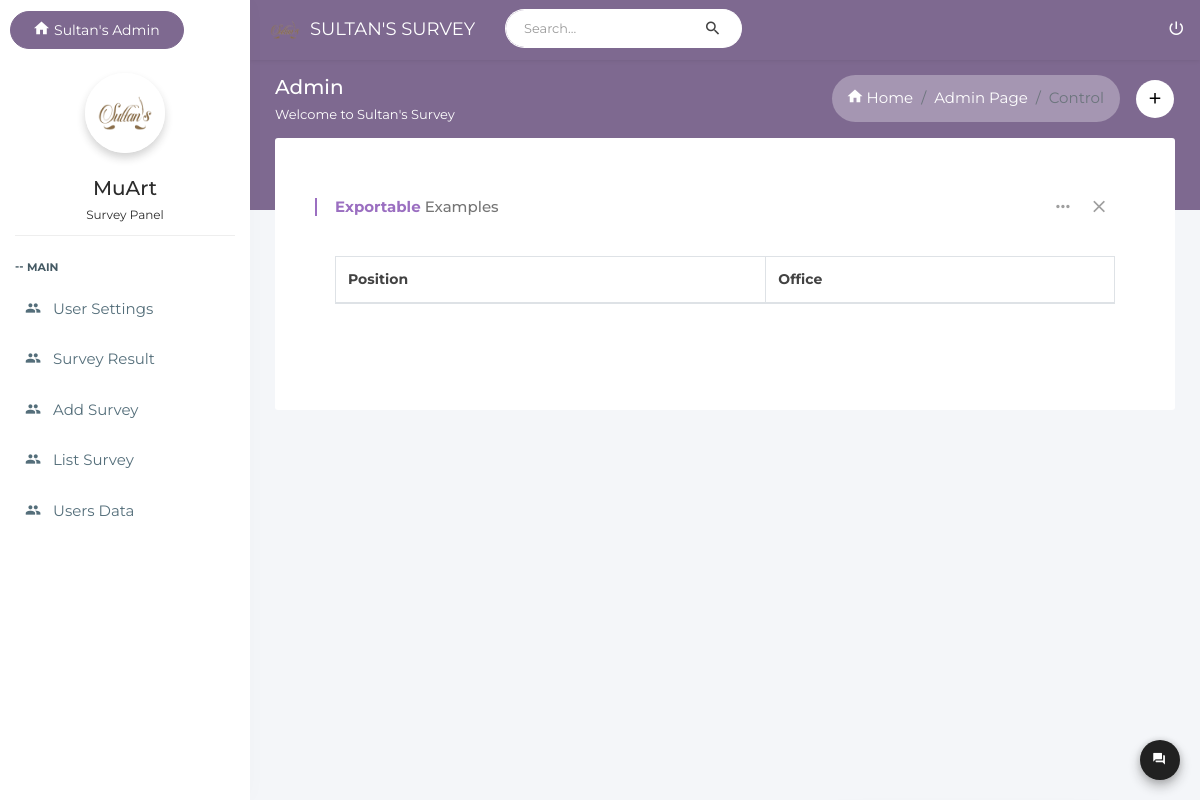
Before: /admin/anket-sonuc-detay.php?anket_id=138 (signed in) with the older database file.
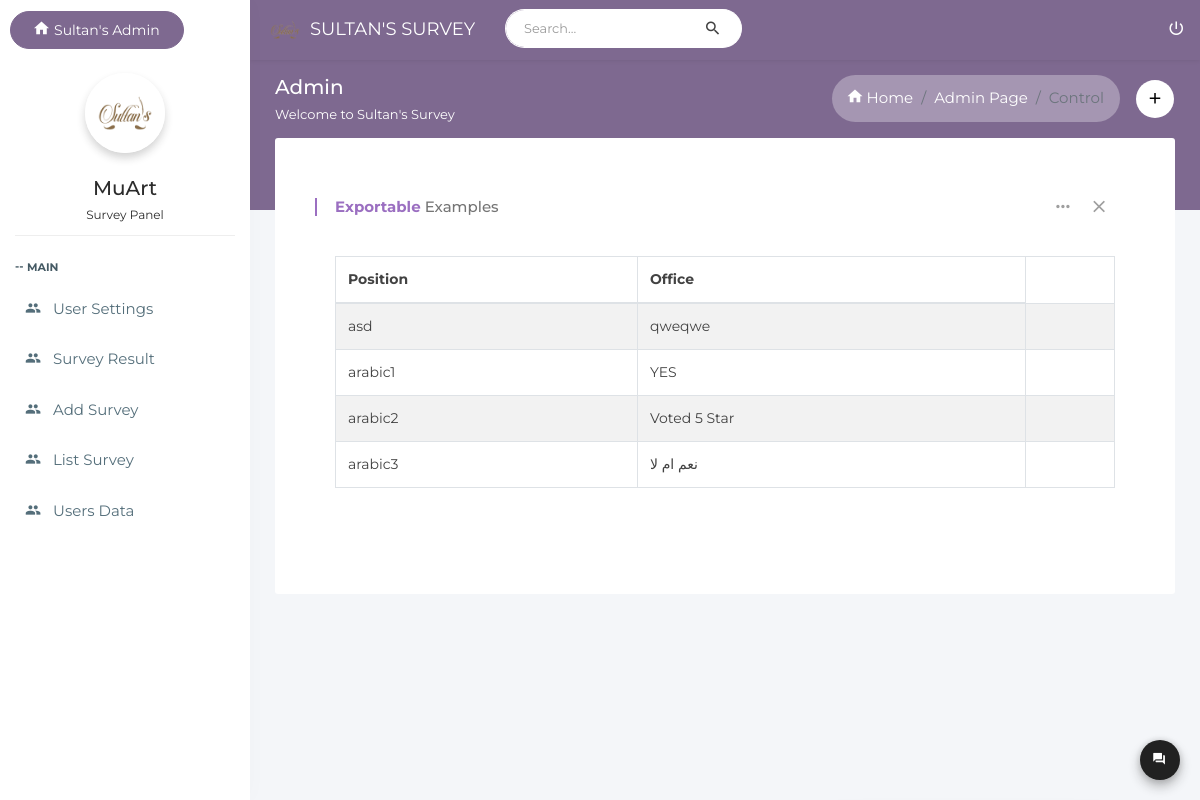
After: the same page with the newer database file.
### tables this page shows
CREATE TABLE `anket_sonuc_cevaplar` (
  `sonucID` int(11) NOT NULL,
  `soru` varchar(500) NOT NULL,
  `cevap` varchar(500) NOT NULL,
  `tip` int(11) NOT NULL,
  `aciklama` varchar(500) DEFAULT NULL
);

### utils/anketSonucDetay.php (the view, shortened to what this page needs)
<?php
	include_once '../settings/init.php';
	function anketSonucListele()
	{
		global $db;
		$sql = "SELECT * FROM anket_sonuc_cevaplar WHERE sonucID={$_GET['anket_id']}";
		$result = $db->query($sql);
		$data = $result->fetchAll();
		renderTable($data);
	}
	function renderTable($data)
	{
		foreach ($data as $key) {
			?>
			<tr>
            	<td><?php echo $key['soru']; ?></td>
            	<td><?php echoType($key); ?></td>
            	<td><?php renderYesOrNoQuest($key) ?></td>
			</tr>
		<?php
		}
	}
	function echoType($key)
	{
		switch ($key['tip']) {
				case 1:
					echo $key['cevap'];
                    break;
				case 2:
					echo $key['cevap'];
					break;
				case 3:
					echo 'Voted ' . $key['cevap'] . ' Star';
					break;
			}
	}

Changed rows visible on the page:
added anket_sonuc_cevaplar: soru "asd", cevap "qweqwe"
added anket_sonuc_cevaplar: soru "arabic1", cevap "YES"
added anket_sonuc_cevaplar: soru "arabic2", cevap "5"
added anket_sonuc_cevaplar: soru "arabic3", cevap "نعم ام لا"
